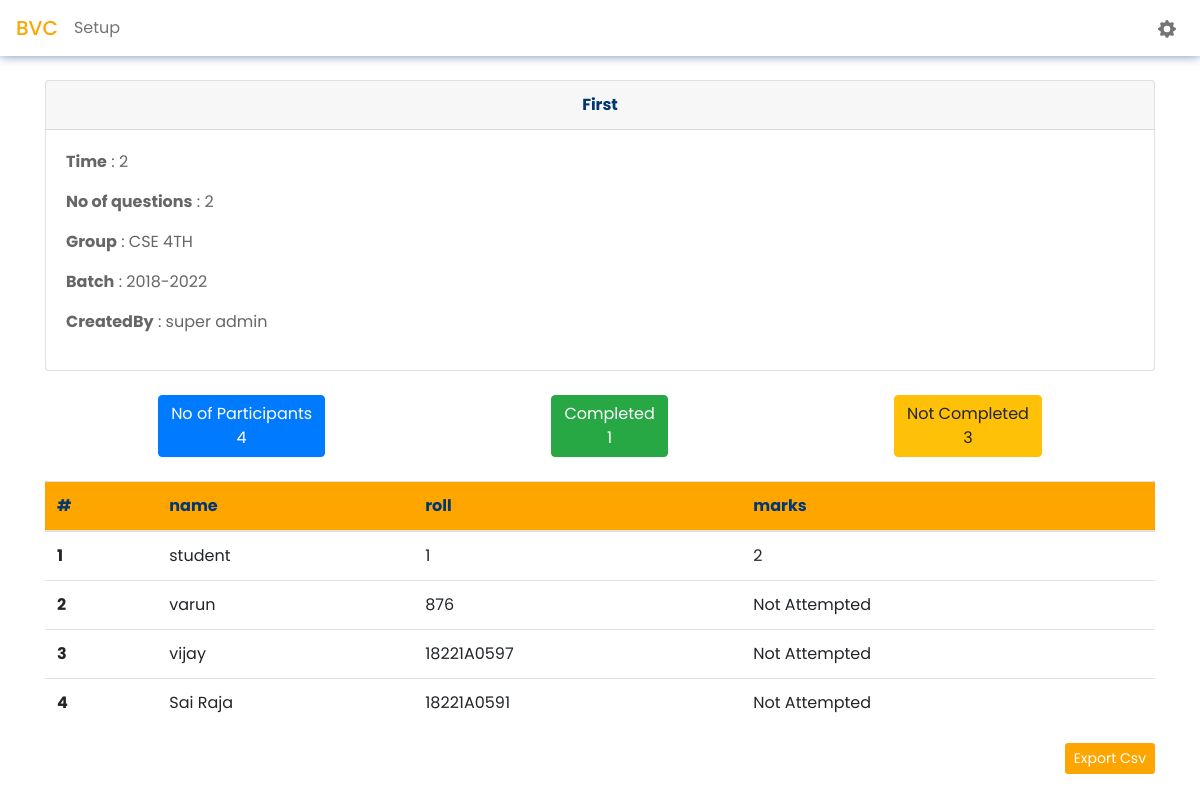
The page /SuperAdmin/quizresult/21 (signed in) on the database its author committed.
### SuperAdmin/models.py (models this page shows, shortened)
class Quiz(models.Model):
    pass
    name = models.CharField(max_length=400)
    description = models.CharField(max_length=100)
    no_of_questions = models.IntegerField(blank=True)
    time = models.IntegerField(help_text="Time duration in number of minutes")
    group = models.ForeignKey(Group,on_delete=models.CASCADE)
    batch = models.ForeignKey(Batch,on_delete=models.CASCADE)
    published = models.DateTimeField(auto_now_add=True)
    createdBy = models.ForeignKey(NewUser,on_delete=models.CASCADE,null=True)
    post = models.BooleanField(default=False)
    drafted = models.BooleanField(default = False)
    def __str__(self):
        return self.name

class Group(models.Model):
      groupName = models.CharField(max_length=200,unique=True)

### App/models.py (models this page shows, shortened)
class Batch(models.Model):
    batchname = models.CharField(max_length=300)

class NewUser(AbstractBaseUser,PermissionsMixin):
    username = None
    email = models.EmailField(gettext_lazy("email address"),unique=True)
    roll = models.CharField(max_length=10,unique=True)
    name = models.CharField(max_length=200,blank=True)
    mobile = models.CharField(max_length=12,blank=True)
    isStudent = models.BooleanField(default = False)
    isFaculty = models.BooleanField(default=False)
    isAdmin = models.BooleanField(default=False)
    is_staff = models.BooleanField(default=False)
    is_active = models.BooleanField(default=True)
    start_date = models.DateField(default=timezone.now)
    avatar = models.ImageField(upload_to=get_avataar_path, blank=True)
    batch =  models.ForeignKey(Batch,on_delete=models.CASCADE,blank=True,null=True)
    objects = CustomAccountManager()
    USERNAME_FIELD = "email"
    REQUIRED_FIELDS = ['roll','name']
    def __str__(self):
        return self.email+"("+self.roll+")"

### SuperAdmin/views.py (the view)
# urls.py: path("quizresult/<int:id>",views.quizresult,name="quizresult"),
@login_required(login_url="App:loginPage")
def quizresult(request,id):
    quiz = Quiz.objects.get(id=id)
    students = NewUser.objects.filter(batch=quiz.batch)
    results = Result.objects.filter(quiz=quiz)
    total = len(students)
    completed = len(results)
    notcompleted = total - completed
    return render(request,"SuperAdmin/quizresult.html",{"quiz":quiz,"results":results,"total":total,"completed":completed,"notcompleted":notcompleted,"students":students})

### SuperAdmin/templatetags/superadminCustomtags.py (called while the page is built)
@register.simple_tag
def getMarks(student_id,quiz_id):
      quiz = Quiz.objects.get(id=quiz_id)
      student = NewUser.objects.get(id=student_id)
      print(quiz)
      print(student)
      result = Result.objects.filter(quiz=quiz,student = student)
      if(len(result)==0):
            quizseen = QuizSeen.objects.filter(quiz=quiz,student = student)
            if(len(quizseen)==0):
                  return None
            else:
                  return "Malpracticed"
      return result[0].marks

### SuperAdmin/templates/SuperAdmin/quizresult.html (shortened to what this page needs)
{% load superadminCustomtags %}
{% load static %}
<!doctype html>
<html lang="en">
  <head>
    <link rel="stylesheet" href="https://cdn.jsdelivr.net/npm/bootstrap@4.6.1/dist/css/bootstrap.min.css">
    <link rel="stylesheet" href="{% static 'SuperAdmin/css/quizresults.css' %}" />
  </head>
  <body>
    <nav class="navbar  mb-4">
      <span  class="navbar-brand mb-0 h1"><a style="color:orange" class="text-decoration-none" href="{% url 'SuperAdmin:dashboard' %}">BVC</a></span>
      <span class="mr-auto "><a class="text-decoration-none custom-nav-items"   href="{% url 'SuperAdmin:setup' %}">Setup</a></span>
      <span class="mr-2" ><a class="text-decoration-none custom-nav-items"  href="{% url 'SuperAdmin:myAccount' %}"></a></span>
    </nav>
      <div class="container mt-4 ">
          <div class="card mb-4">
            <div class="card-header d-flex justify-content-center align-items-center">
              <b style="color:#013873">{{quiz.name}}</b>
            </div>
              <div class="card-body">
                <p><b>Time</b> : {{quiz.time}}</p>
                <p><b>No of questions</b> : <span id="questioncount">{{quiz.no_of_questions}}</span></p>
                <p><b>Group</b> : {{quiz.group.groupName}}</p>
                <p><b>Batch</b> : {{quiz.batch.batchname}}</p>
                <p><b>CreatedBy</b> : {{quiz.createdBy.name}}</p>
              </div>
          </div>
          <div class="d-flex justify-content-around">
            <div class="btn btn-primary ">
                <div>No of Participants</div>
                <div class="d-flex justify-content-center">{{total}}</div>
            </div>
            <div class="btn btn-success ">
                <div>Completed</div>
                <div class="d-flex justify-content-center">{{completed}}</div>
            </div>
            <div class="btn btn-warning ">
                <div>Not Completed</div>
                <div class="d-flex justify-content-center">{{notcompleted}}</div>
            </div>
          </div>
          <table class="table mt-4">
            <thead>
              <tr>
                <th class="table-header" scope="col">#</th>
                <th class="table-header" scope="col">name</th>
                <th class="table-header" scope="col">roll</th>
                <th class="table-header" scope="col">marks</th>
              </tr>
            </thead>
            <tbody>
            {% for student in students %}
              <tr>
                <th scope="row">{{forloop.counter}}</th>
                <td>{{student.name}}</td>
                <td>{{student.roll}}</td>
                {% getMarks student.id quiz.id as marks %}
                <td>
                    {% if marks %}{{marks}}{% else %}Not Attempted{% endif %}
                </td>
              </tr>
            {% endfor %}
            </tbody>
          </table>
          <div class="d-flex justify-content-end mb-4">
            <a class="btn btn-sm exportbtn" href=" {% url 'SuperAdmin:export_csv' quiz.id %} ">Export Csv</a>
          </div>
      </div>
  </body>
</html>

### SuperAdmin/static/SuperAdmin/css/quizresults.css (style rules this page uses)
* { box-sizing: border-box; margin: 0; padding: 0; }
body { color: #666666; background: white; }
.navbar { box-shadow: 0px 0px 10px 0px #01387391; }
.custom-nav-items { color:rgb(116, 116, 116); }
.table-header { background: orange; color: #013873; }
.exportbtn { background : orange; color:white; }

### SuperAdmin/templates/SuperAdmin/quizresult.html (style rules this page uses)
body { font-family: 'Poppins'; }

### rows shown on the page
Quiz: name "First", time "2", no_of_questions "2", group.groupName "CSE 4TH", batch.batchname "2018-2022", createdBy.name "super admin"
NewUser: name "student", roll "1", id "2"
NewUser: name "varun", roll "876", shows "Not Attempted"
NewUser: name "vijay", roll "18221A0597", shows "Not Attempted"
NewUser: name "Sai Raja", roll "18221A0591", shows "Not Attempted"

### other values the page prints
{{ total }} "4"
{{ completed }} "1"
{{ notcompleted }} "3"
